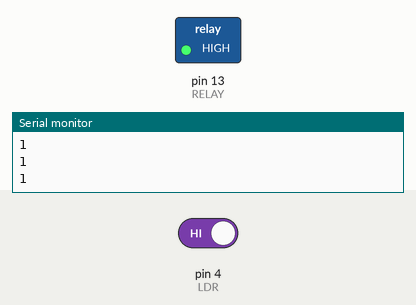
This sketch was run on a simulated Arduino Uno, built with avr-gcc and run on an emulated ATmega328P. Parts: switched loads named in the sketch (green lamp = pin HIGH), the last lines printed to the serial monitor. The inputs (shaded band) are chosen by the test bench; at power-on: pin 4 (LDR) HIGH.

Above: at 2.8 s.
2.9 s: pin 4 (LDR) driven LOW
At 3.4 s:
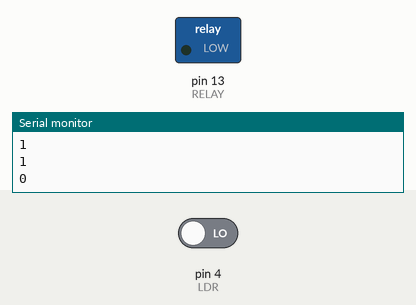
4.5 s: pin 4 (LDR) driven HIGH
At 6.2 s:
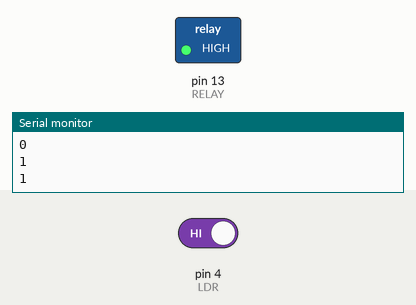
Timing chart, 0 to 7.7 s (numbered marks = the images above; inputs shaded):
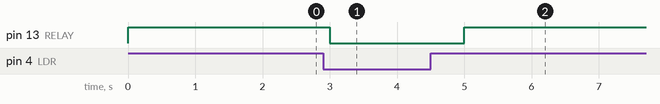

The sketch:

Automatic_Street_light.ino
```cpp
#define LDR 4
#define RELAY 13

void setup()
{
  Serial.begin(9600);
  pinMode(RELAY, OUTPUT);
  pinMode(LDR, INPUT);

}

void loop()
{
  int sensorValue = digitalRead(LDR);
  // When there is light we will get 0 value and when no light we will get 1
  Serial.println(sensorValue);

  if (sensorValue == 0)
  {
    digitalWrite(RELAY, LOW);
  delay(1000);
  }
  if(sensorValue == 1)
  {
    digitalWrite(RELAY, HIGH);
delay(1000);
  }
}
```

Measured:
- after the input at 2.9 s, pin 13 (RELAY): HIGH → LOW after 0.10 s
- after the input at 4.5 s, pin 13 (RELAY): LOW → HIGH after 0.50 s
